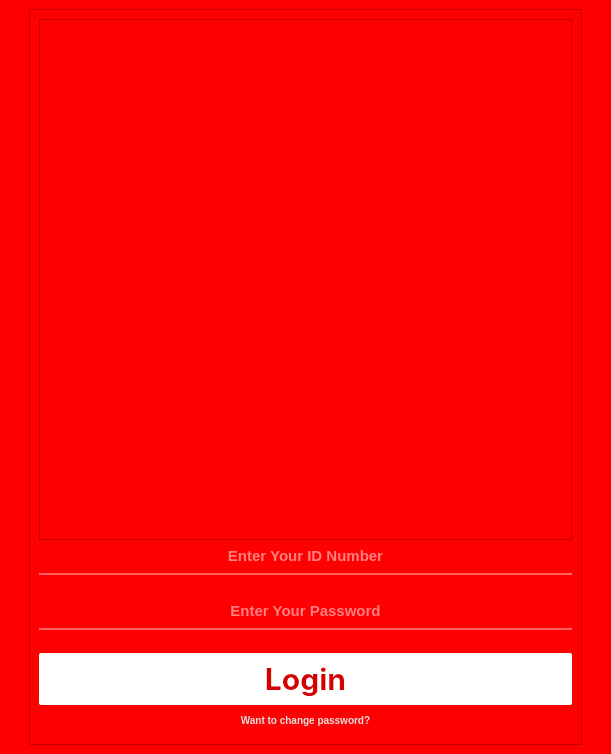
<?xml version="1.0" encoding="UTF-8"?>
<ui version="4.0">
 <class>MainWindow</class>
 <widget class="QMainWindow" name="MainWindow">
  <property name="geometry">
   <rect>
    <x>0</x>
    <y>0</y>
    <width>611</width>
    <height>754</height>
   </rect>
  </property>
  <property name="windowTitle">
   <string>MainWindow</string>
  </property>
  <property name="styleSheet">
   <string notr="true">background-color: rgb(255, 0, 0);</string>
  </property>
  <widget class="QWidget" name="centralwidget">
   <layout class="QHBoxLayout" name="horizontalLayout">
    <item>
     <spacer name="horizontalSpacer">
      <property name="orientation">
       <enum>Qt::Horizontal</enum>
      </property>
      <property name="sizeType">
       <enum>QSizePolicy::Minimum</enum>
      </property>
      <property name="sizeHint" stdset="0">
       <size>
        <width>20</width>
        <height>20</height>
       </size>
      </property>
     </spacer>
    </item>
    <item>
     <widget class="QFrame" name="a1">
      <property name="frameShape">
       <enum>QFrame::StyledPanel</enum>
      </property>
      <property name="frameShadow">
       <enum>QFrame::Raised</enum>
      </property>
      <layout class="QVBoxLayout" name="verticalLayout_2">
       <item>
        <widget class="QFrame" name="frame">
         <property name="minimumSize">
          <size>
           <width>400</width>
           <height>400</height>
          </size>
         </property>
         <property name="styleSheet">
          <string notr="true">image: url(:/Asset/Asset/Logo.png);</string>
         </property>
         <property name="frameShape">
          <enum>QFrame::StyledPanel</enum>
         </property>
         <property name="frameShadow">
          <enum>QFrame::Raised</enum>
         </property>
        </widget>
       </item>
       <item>
        <widget class="QLineEdit" name="NPM">
         <property name="styleSheet">
          <string notr="true">background-color:rgba(0, 0, 0, 0);
border:none;
color:rgb(255, 255, 255);
border-bottom: 2px solid rgba(255, 255, 255, 100);
padding-bottom:7px;
font-size: 15px;
font-family: &quot;SF Pro Display&quot;; 
	font-weight: bold; 
    font-style: normal;</string>
         </property>
         <property name="text">
          <string/>
         </property>
         <property name="alignment">
          <set>Qt::AlignCenter</set>
         </property>
         <property name="placeholderText">
          <string>Enter Your ID Number</string>
         </property>
        </widget>
       </item>
       <item>
        <spacer name="verticalSpacer_3">
         <property name="orientation">
          <enum>Qt::Vertical</enum>
         </property>
         <property name="sizeType">
          <enum>QSizePolicy::Fixed</enum>
         </property>
         <property name="sizeHint" stdset="0">
          <size>
           <width>20</width>
           <height>20</height>
          </size>
         </property>
        </spacer>
       </item>
       <item>
        <widget class="QLineEdit" name="Pass">
         <property name="styleSheet">
          <string notr="true">background-color:rgba(0, 0, 0, 0);
border:none;
color:rgb(255, 255, 255);
border-bottom: 2px solid rgba(255, 255, 255, 100);
padding-bottom:7px;
font-size: 15px;
font-family: &quot;SF Pro Display&quot;; 
	font-weight: bold; 
    font-style: normal;</string>
         </property>
         <property name="text">
          <string/>
         </property>
         <property name="echoMode">
          <enum>QLineEdit::Password</enum>
         </property>
         <property name="alignment">
          <set>Qt::AlignCenter</set>
         </property>
         <property name="placeholderText">
          <string>Enter Your Password</string>
         </property>
        </widget>
       </item>
       <item>
        <spacer name="verticalSpacer_2">
         <property name="orientation">
          <enum>Qt::Vertical</enum>
         </property>
         <property name="sizeType">
          <enum>QSizePolicy::Fixed</enum>
         </property>
         <property name="sizeHint" stdset="0">
          <size>
           <width>17</width>
           <height>17</height>
          </size>
         </property>
        </spacer>
       </item>
       <item>
        <widget class="QPushButton" name="Login">
         <property name="font">
          <font>
           <family>SF Pro Display</family>
           <pointsize>-1</pointsize>
           <weight>75</weight>
           <italic>false</italic>
           <bold>true</bold>
          </font>
         </property>
         <property name="cursor">
          <cursorShape>PointingHandCursor</cursorShape>
         </property>
         <property name="styleSheet">
          <string notr="true">QPushButton {
 		background-color: rgb(255, 255, 255);
		border-color: rgb(255, 255, 255);
		border-radius : 2px;
		color: rgb(214, 0, 0);
		font-size: 30px;
		padding:7px;
		font-family: &quot;SF Pro Display&quot;; 
			font-weight: bold; 
    		font-style: normal;

}

/* Saat mouse hover */
QPushButton:hover {
    background-color: rgb(255, 255, 255, 225);
}</string>
         </property>
         <property name="text">
          <string>Login</string>
         </property>
        </widget>
       </item>
       <item>
        <widget class="QPushButton" name="ChangePass">
         <property name="cursor">
          <cursorShape>PointingHandCursor</cursorShape>
         </property>
         <property name="styleSheet">
          <string notr="true">QPushButton {
 		background-color: rgb(255, 255, 255,0);
		border-color: rgb(255, 255, 255);
		border-radius : 5px;
		color: rgb(225, 225, 225);		
		font-size: 10px;
		padding:3px;
		font-family: &quot;SF Pro Display&quot;; 	
			font-weight: bold; 
    		font-style: normal;
}

/* Saat mouse hover */
QPushButton:hover {
    text-decoration: underline;
}</string>
         </property>
         <property name="text">
          <string>Want to change password?</string>
         </property>
        </widget>
       </item>
       <item>
        <spacer name="verticalSpacer">
         <property name="orientation">
          <enum>Qt::Vertical</enum>
         </property>
         <property name="sizeType">
          <enum>QSizePolicy::Maximum</enum>
         </property>
         <property name="sizeHint" stdset="0">
          <size>
           <width>20</width>
           <height>5</height>
          </size>
         </property>
        </spacer>
       </item>
      </layout>
     </widget>
    </item>
    <item>
     <spacer name="horizontalSpacer_2">
      <property name="orientation">
       <enum>Qt::Horizontal</enum>
      </property>
      <property name="sizeType">
       <enum>QSizePolicy::Minimum</enum>
      </property>
      <property name="sizeHint" stdset="0">
       <size>
        <width>20</width>
        <height>20</height>
       </size>
      </property>
     </spacer>
    </item>
   </layout>
  </widget>
 </widget>
 <resources>
  <include location="../resource.qrc"/>
 </resources>
 <connections/>
</ui>
